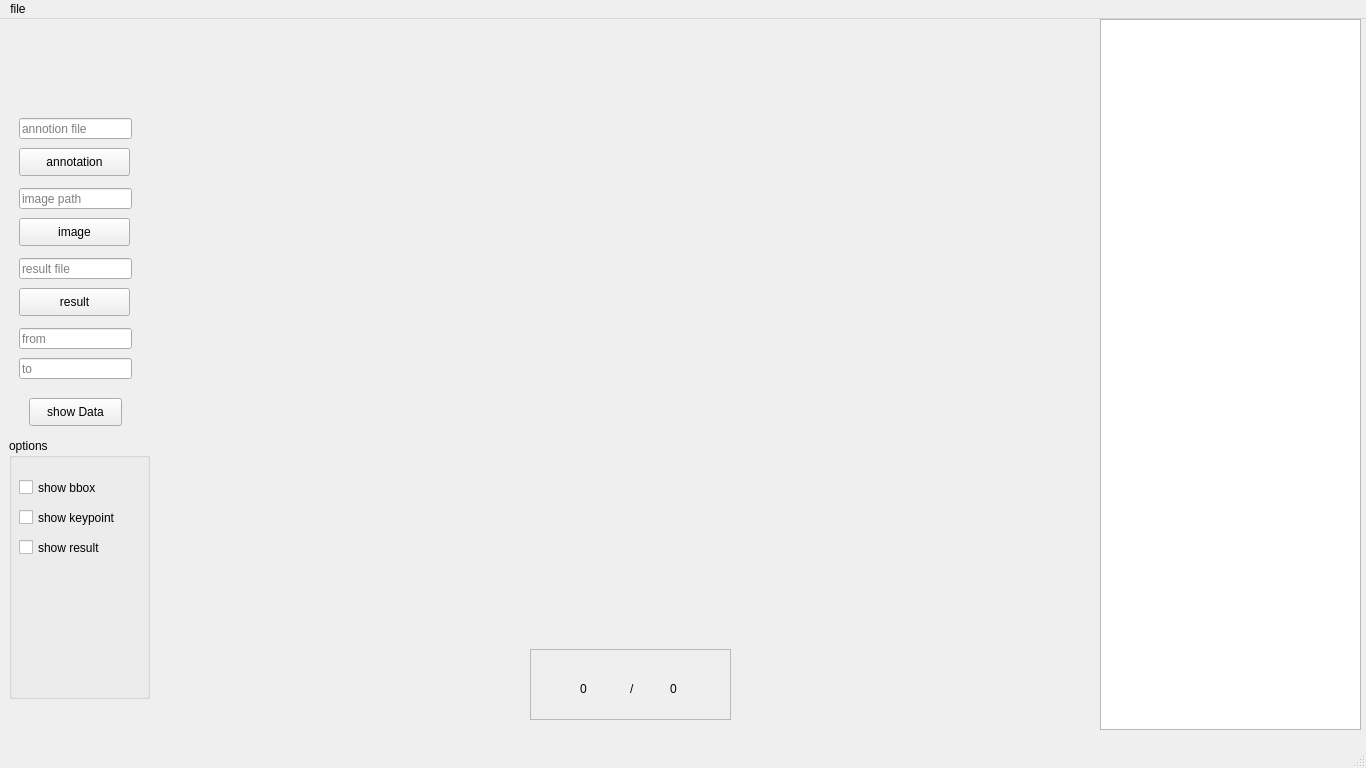
<?xml version="1.0" encoding="UTF-8"?>
<ui version="4.0">
 <class>MainWindow</class>
 <widget class="QMainWindow" name="MainWindow">
  <property name="geometry">
   <rect>
    <x>0</x>
    <y>0</y>
    <width>1366</width>
    <height>768</height>
   </rect>
  </property>
  <property name="windowTitle">
   <string>MainWindow</string>
  </property>
  <widget class="QWidget" name="centralwidget">
   <widget class="QWidget" name="left_widget" native="true">
    <property name="geometry">
     <rect>
      <x>-1</x>
      <y>-1</y>
      <width>161</width>
      <height>711</height>
     </rect>
    </property>
    <widget class="QLineEdit" name="annotation_path_lineEdit">
     <property name="geometry">
      <rect>
       <x>20</x>
       <y>100</y>
       <width>113</width>
       <height>21</height>
      </rect>
     </property>
     <property name="placeholderText">
      <string>annotion file</string>
     </property>
    </widget>
    <widget class="QLineEdit" name="image_path_lineEdit">
     <property name="geometry">
      <rect>
       <x>20</x>
       <y>170</y>
       <width>113</width>
       <height>21</height>
      </rect>
     </property>
     <property name="placeholderText">
      <string>image path</string>
     </property>
    </widget>
    <widget class="QLineEdit" name="image_begin_lineEdit">
     <property name="geometry">
      <rect>
       <x>20</x>
       <y>310</y>
       <width>113</width>
       <height>21</height>
      </rect>
     </property>
     <property name="placeholderText">
      <string>from</string>
     </property>
    </widget>
    <widget class="QPushButton" name="show_image_button">
     <property name="geometry">
      <rect>
       <x>30</x>
       <y>380</y>
       <width>93</width>
       <height>28</height>
      </rect>
     </property>
     <property name="text">
      <string>show Data</string>
     </property>
    </widget>
    <widget class="QPushButton" name="select_annotation_path_button">
     <property name="geometry">
      <rect>
       <x>20</x>
       <y>130</y>
       <width>111</width>
       <height>28</height>
      </rect>
     </property>
     <property name="text">
      <string>annotation</string>
     </property>
    </widget>
    <widget class="QPushButton" name="select_image_path_button">
     <property name="geometry">
      <rect>
       <x>20</x>
       <y>200</y>
       <width>111</width>
       <height>28</height>
      </rect>
     </property>
     <property name="text">
      <string>image</string>
     </property>
    </widget>
    <widget class="QLineEdit" name="image_end_lineEdit">
     <property name="geometry">
      <rect>
       <x>20</x>
       <y>340</y>
       <width>113</width>
       <height>21</height>
      </rect>
     </property>
     <property name="placeholderText">
      <string>to</string>
     </property>
    </widget>
    <widget class="QGroupBox" name="groupBox">
     <property name="geometry">
      <rect>
       <x>10</x>
       <y>420</y>
       <width>141</width>
       <height>261</height>
      </rect>
     </property>
     <property name="title">
      <string>options</string>
     </property>
     <widget class="QCheckBox" name="bbox_checkBox">
      <property name="geometry">
       <rect>
        <x>10</x>
        <y>40</y>
        <width>101</width>
        <height>19</height>
       </rect>
      </property>
      <property name="text">
       <string>show bbox</string>
      </property>
     </widget>
     <widget class="QCheckBox" name="keypoint_checkBox">
      <property name="geometry">
       <rect>
        <x>10</x>
        <y>70</y>
        <width>131</width>
        <height>19</height>
       </rect>
      </property>
      <property name="text">
       <string>show keypoint</string>
      </property>
     </widget>
     <widget class="QCheckBox" name="result_checkBox">
      <property name="geometry">
       <rect>
        <x>10</x>
        <y>100</y>
        <width>131</width>
        <height>19</height>
       </rect>
      </property>
      <property name="text">
       <string>show result</string>
      </property>
     </widget>
    </widget>
    <widget class="QLineEdit" name="result_path_lineEdit">
     <property name="geometry">
      <rect>
       <x>20</x>
       <y>240</y>
       <width>113</width>
       <height>21</height>
      </rect>
     </property>
     <property name="placeholderText">
      <string>result file</string>
     </property>
    </widget>
    <widget class="QPushButton" name="select_result_path_button">
     <property name="geometry">
      <rect>
       <x>20</x>
       <y>270</y>
       <width>111</width>
       <height>28</height>
      </rect>
     </property>
     <property name="text">
      <string>result</string>
     </property>
    </widget>
   </widget>
   <widget class="QWidget" name="widget" native="true">
    <property name="geometry">
     <rect>
      <x>160</x>
      <y>0</y>
      <width>1201</width>
      <height>711</height>
     </rect>
    </property>
    <widget class="QListWidget" name="images_listWidget">
     <property name="geometry">
      <rect>
       <x>940</x>
       <y>0</y>
       <width>261</width>
       <height>711</height>
      </rect>
     </property>
     <property name="iconSize">
      <size>
       <width>150</width>
       <height>150</height>
      </size>
     </property>
     <property name="flow">
      <enum>QListView::TopToBottom</enum>
     </property>
     <property name="wordWrap">
      <bool>false</bool>
     </property>
    </widget>
    <widget class="QStackedWidget" name="stackedWidget">
     <property name="geometry">
      <rect>
       <x>10</x>
       <y>0</y>
       <width>921</width>
       <height>701</height>
      </rect>
     </property>
     <property name="currentIndex">
      <number>0</number>
     </property>
     <widget class="QWidget" name="show_page">
      <widget class="QLabel" name="main_show_image_label">
       <property name="geometry">
        <rect>
         <x>60</x>
         <y>30</y>
         <width>800</width>
         <height>600</height>
        </rect>
       </property>
       <property name="text">
        <string/>
       </property>
       <property name="alignment">
        <set>Qt::AlignCenter</set>
       </property>
      </widget>
      <widget class="QFrame" name="frame">
       <property name="geometry">
        <rect>
         <x>360</x>
         <y>630</y>
         <width>201</width>
         <height>71</height>
        </rect>
       </property>
       <property name="frameShape">
        <enum>QFrame::StyledPanel</enum>
       </property>
       <property name="frameShadow">
        <enum>QFrame::Raised</enum>
       </property>
       <widget class="QLabel" name="total_image_count_label">
        <property name="geometry">
         <rect>
          <x>140</x>
          <y>30</y>
          <width>50</width>
          <height>20</height>
         </rect>
        </property>
        <property name="text">
         <string>0</string>
        </property>
       </widget>
       <widget class="QLabel" name="label_3">
        <property name="geometry">
         <rect>
          <x>100</x>
          <y>30</y>
          <width>20</width>
          <height>20</height>
         </rect>
        </property>
        <property name="text">
         <string>/</string>
        </property>
       </widget>
       <widget class="QLabel" name="current_image_index_label">
        <property name="geometry">
         <rect>
          <x>50</x>
          <y>30</y>
          <width>50</width>
          <height>20</height>
         </rect>
        </property>
        <property name="text">
         <string>0</string>
        </property>
       </widget>
      </widget>
     </widget>
     <widget class="QWidget" name="contrast_page"/>
    </widget>
   </widget>
  </widget>
  <widget class="QStatusBar" name="statusbar"/>
  <widget class="QMenuBar" name="menubar">
   <property name="geometry">
    <rect>
     <x>0</x>
     <y>0</y>
     <width>1366</width>
     <height>26</height>
    </rect>
   </property>
   <widget class="QMenu" name="menufile">
    <property name="title">
     <string>file</string>
    </property>
   </widget>
   <addaction name="menufile"/>
  </widget>
 </widget>
 <resources>
  <include location="resource.qrc"/>
  <include location="../../../tricks/PyQt5-YOLOv5/apprcc.qrc"/>
 </resources>
 <connections/>
</ui>
